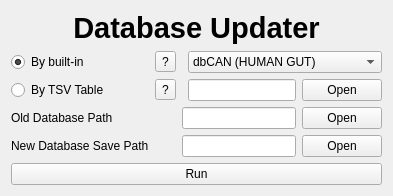
      <widget class="QWidget" name="page_db_update">
       <layout class="QGridLayout" name="gridLayout_30">
        <item row="1" column="3" colspan="2">
         <widget class="QComboBox" name="comboBox_db_update_built_in_method">
          <item>
           <property name="text">
            <string>dbCAN (HUMAN GUT)</string>
           </property>
          </item>
          <item>
           <property name="text">
            <string>dbCAN (COW RUMEN)</string>
           </property>
          </item>
          <item>
           <property name="text">
            <string>dbCAN (MARINE)</string>
           </property>
          </item>
         </widget>
        </item>
        <item row="2" column="4">
         <widget class="QPushButton" name="pushButton_db_update_open_table_path">
          <property name="text">
           <string>Open</string>
          </property>
         </widget>
        </item>
        <item row="3" column="0">
         <widget class="QLabel" name="label_84">
          <property name="sizePolicy">
           <sizepolicy hsizetype="Fixed" vsizetype="Preferred">
            <horstretch>0</horstretch>
            <verstretch>0</verstretch>
           </sizepolicy>
          </property>
          <property name="text">
           <string>Old Database Path</string>
          </property>
         </widget>
        </item>
        <item row="3" column="4">
         <widget class="QPushButton" name="pushButton_open_old_db_path">
          <property name="text">
           <string>Open</string>
          </property>
         </widget>
        </item>
        <item row="4" column="0">
         <widget class="QLabel" name="label_85">
          <property name="sizePolicy">
           <sizepolicy hsizetype="Fixed" vsizetype="Preferred">
            <horstretch>0</horstretch>
            <verstretch>0</verstretch>
           </sizepolicy>
          </property>
          <property name="text">
           <string>New Database Save Path</string>
          </property>
         </widget>
        </item>
        <item row="2" column="0">
         <widget class="QRadioButton" name="radioButton_db_update_by_table">
          <property name="sizePolicy">
           <sizepolicy hsizetype="Fixed" vsizetype="Fixed">
            <horstretch>0</horstretch>
            <verstretch>0</verstretch>
           </sizepolicy>
          </property>
          <property name="text">
           <string>By TSV Table</string>
          </property>
         </widget>
        </item>
        <item row="3" column="2" colspan="2">
         <widget class="QLineEdit" name="lineEdit_db_update_old_db_path"/>
        </item>
        <item row="2" column="3">
         <widget class="QLineEdit" name="lineEdit_db_update_tsv_path"/>
        </item>
        <item row="1" column="0">
         <widget class="QRadioButton" name="radioButton_db_update_by_built_in">
          <property name="sizePolicy">
           <sizepolicy hsizetype="Fixed" vsizetype="Fixed">
            <horstretch>0</horstretch>
            <verstretch>0</verstretch>
           </sizepolicy>
          </property>
          <property name="text">
           <string>By built-in</string>
          </property>
          <property name="checked">
           <bool>true</bool>
          </property>
         </widget>
        </item>
        <item row="5" column="0" colspan="5">
         <widget class="QPushButton" name="pushButton_db_update_run">
          <property name="text">
           <string>Run</string>
          </property>
         </widget>
        </item>
        <item row="4" column="4">
         <widget class="QPushButton" name="pushButton_open_new_db_path">
          <property name="text">
           <string>Open</string>
          </property>
         </widget>
        </item>
        <item row="4" column="2" colspan="2">
         <widget class="QLineEdit" name="lineEdit_db_update_new_db_path"/>
        </item>
        <item row="1" column="1">
         <widget class="QToolButton" name="toolButton_db_update_built_in_help">
          <property name="text">
           <string>?</string>
          </property>
         </widget>
        </item>
        <item row="2" column="1">
         <widget class="QToolButton" name="toolButton_db_update_table_help">
          <property name="text">
           <string>?</string>
          </property>
         </widget>
        </item>
        <item row="0" column="0" colspan="5">
         <widget class="QLabel" name="label_83">
          <property name="sizePolicy">
           <sizepolicy hsizetype="Expanding" vsizetype="Fixed">
            <horstretch>0</horstretch>
            <verstretch>0</verstretch>
           </sizepolicy>
          </property>
          <property name="font">
           <font>
            <family>Arial</family>
            <pointsize>22</pointsize>
            <weight>75</weight>
            <bold>true</bold>
           </font>
          </property>
          <property name="text">
           <string>Database Updater</string>
          </property>
          <property name="alignment">
           <set>Qt::AlignCenter</set>
          </property>
         </widget>
        </item>
       </layout>
      </widget>
